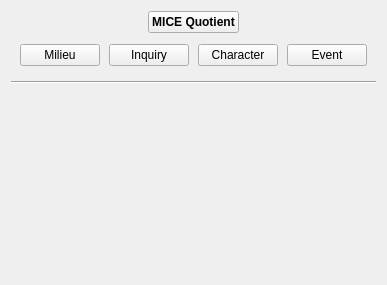
<?xml version="1.0" encoding="UTF-8"?>
<ui version="4.0">
 <class>MiceQuotientDoc</class>
 <widget class="QWidget" name="MiceQuotientDoc">
  <property name="geometry">
   <rect>
    <x>0</x>
    <y>0</y>
    <width>366</width>
    <height>285</height>
   </rect>
  </property>
  <property name="windowTitle">
   <string>Form</string>
  </property>
  <layout class="QVBoxLayout" name="verticalLayout">
   <item alignment="Qt::AlignHCenter">
    <widget class="IconText" name="btnTitle">
     <property name="font">
      <font>
       <weight>75</weight>
       <bold>true</bold>
      </font>
     </property>
     <property name="text">
      <string>MICE Quotient</string>
     </property>
     <property name="iconSize">
      <size>
       <width>38</width>
       <height>38</height>
      </size>
     </property>
    </widget>
   </item>
   <item alignment="Qt::AlignTop">
    <widget class="QWidget" name="wdgButtons" native="true">
     <layout class="QHBoxLayout" name="horizontalLayout">
      <property name="spacing">
       <number>9</number>
      </property>
      <property name="topMargin">
       <number>5</number>
      </property>
      <item>
       <spacer name="horizontalSpacer">
        <property name="orientation">
         <enum>Qt::Horizontal</enum>
        </property>
        <property name="sizeHint" stdset="0">
         <size>
          <width>40</width>
          <height>20</height>
         </size>
        </property>
       </spacer>
      </item>
      <item>
       <widget class="SecondaryActionPushButton" name="btnMilieu">
        <property name="toolTip">
         <string>Add new Milieu thread</string>
        </property>
        <property name="text">
         <string>Milieu</string>
        </property>
        <property name="iconName" stdset="0">
         <string>fa5s.map-marked-alt</string>
        </property>
        <property name="iconColor" stdset="0">
         <string>#2d6a4f</string>
        </property>
        <property name="checkedColor" stdset="0">
         <string>#2d6a4f</string>
        </property>
       </widget>
      </item>
      <item>
       <widget class="SecondaryActionPushButton" name="btnInquiry">
        <property name="toolTip">
         <string>Add new Inquiry thread</string>
        </property>
        <property name="text">
         <string>Inquiry</string>
        </property>
        <property name="iconName" stdset="0">
         <string>ei.question</string>
        </property>
        <property name="iconColor" stdset="0">
         <string>#7b2cbf</string>
        </property>
        <property name="checkedColor" stdset="0">
         <string>#7b2cbf</string>
        </property>
       </widget>
      </item>
      <item>
       <widget class="SecondaryActionPushButton" name="btnCharacter">
        <property name="toolTip">
         <string>Add new Character thread</string>
        </property>
        <property name="text">
         <string>Character</string>
        </property>
        <property name="iconName" stdset="0">
         <string>fa5s.user</string>
        </property>
        <property name="iconColor" stdset="0">
         <string>darkBlue</string>
        </property>
        <property name="checkedColor" stdset="0">
         <string>darkBlue</string>
        </property>
       </widget>
      </item>
      <item>
       <widget class="SecondaryActionPushButton" name="btnEvent">
        <property name="toolTip">
         <string>Add new Event thread</string>
        </property>
        <property name="text">
         <string>Event</string>
        </property>
        <property name="iconName" stdset="0">
         <string>fa5s.meteor</string>
        </property>
        <property name="iconColor" stdset="0">
         <string>#d90429</string>
        </property>
        <property name="checkedColor" stdset="0">
         <string>#d90429</string>
        </property>
       </widget>
      </item>
      <item>
       <spacer name="horizontalSpacer_2">
        <property name="orientation">
         <enum>Qt::Horizontal</enum>
        </property>
        <property name="sizeHint" stdset="0">
         <size>
          <width>40</width>
          <height>20</height>
         </size>
        </property>
       </spacer>
      </item>
     </layout>
    </widget>
   </item>
   <item>
    <widget class="Line" name="line">
     <property name="orientation">
      <enum>Qt::Horizontal</enum>
     </property>
    </widget>
   </item>
   <item>
    <widget class="QScrollArea" name="scrollArea">
     <property name="frameShape">
      <enum>QFrame::NoFrame</enum>
     </property>
     <property name="widgetResizable">
      <bool>true</bool>
     </property>
     <widget class="QWidget" name="wdgThreads">
      <property name="geometry">
       <rect>
        <x>0</x>
        <y>0</y>
        <width>348</width>
        <height>198</height>
       </rect>
      </property>
      <property name="sizePolicy">
       <sizepolicy hsizetype="Preferred" vsizetype="Expanding">
        <horstretch>0</horstretch>
        <verstretch>0</verstretch>
       </sizepolicy>
      </property>
     </widget>
    </widget>
   </item>
  </layout>
 </widget>
 <customwidgets>
  <customwidget>
   <class>SecondaryActionPushButton</class>
   <extends>QPushButton</extends>
   <header>src.main.python.plotlyst.view.widget.button</header>
  </customwidget>
  <customwidget>
   <class>IconText</class>
   <extends>QPushButton</extends>
   <header>src.main.python.plotlyst.view.widget.display</header>
  </customwidget>
 </customwidgets>
 <resources/>
 <connections/>
</ui>
